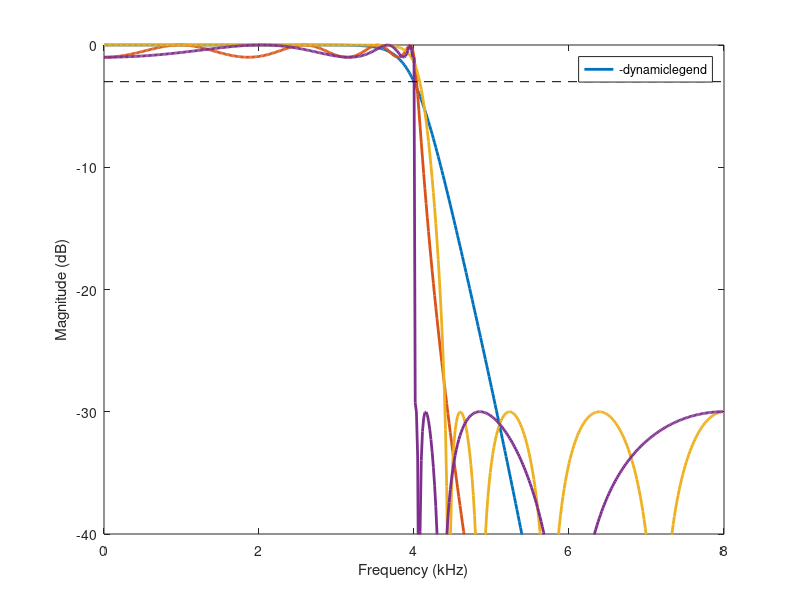
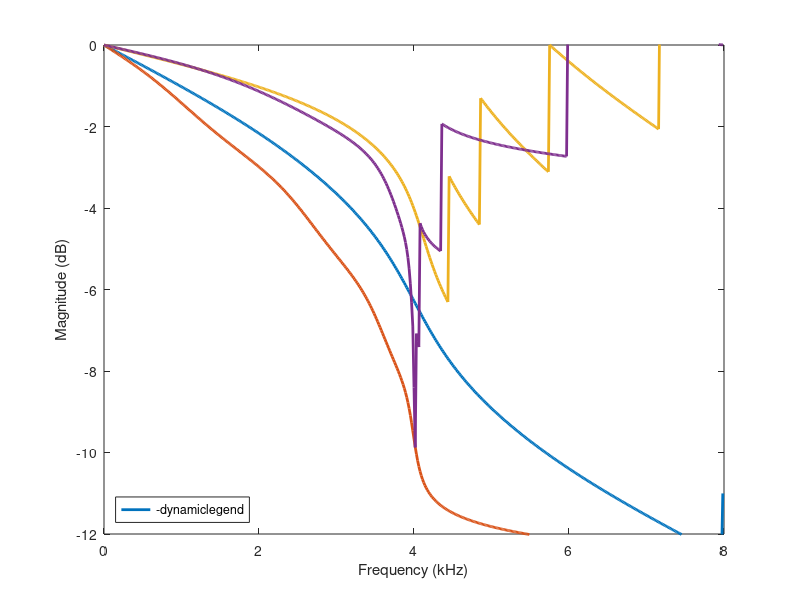
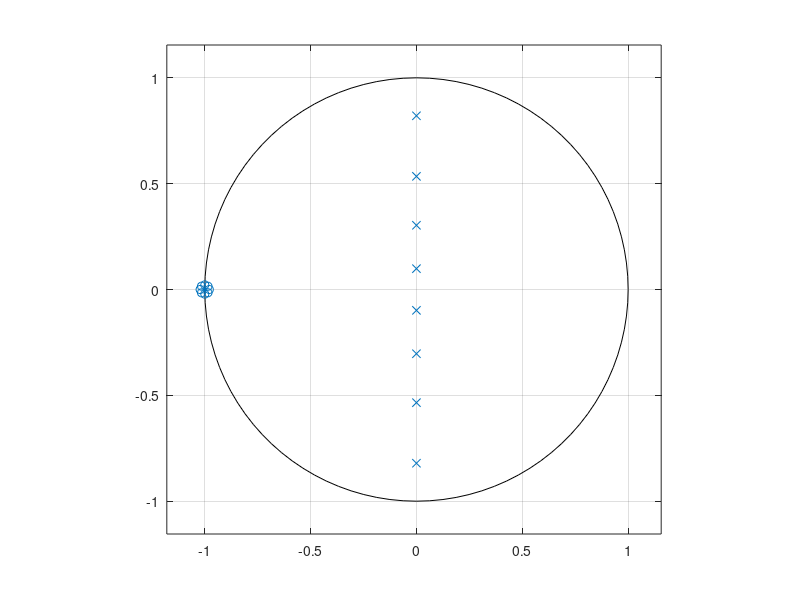
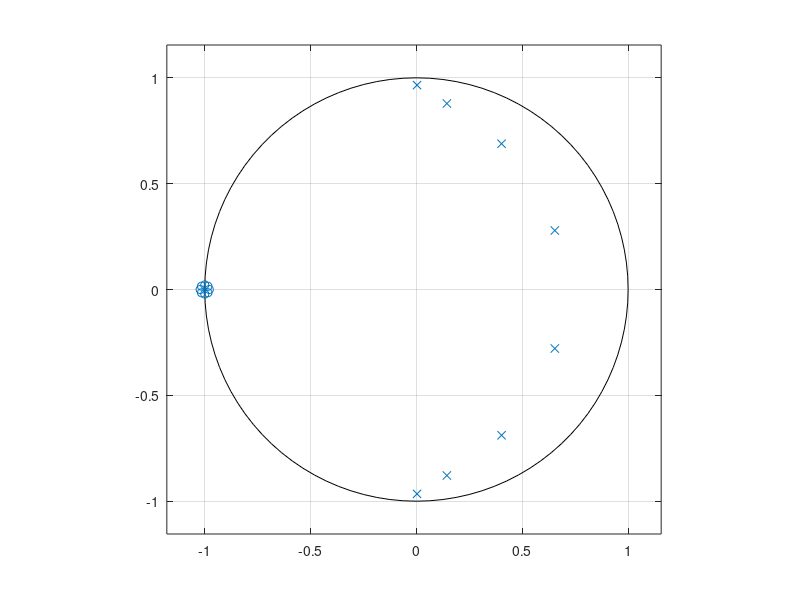

MATLAB code to generate these figures, in order: (Note: this script raises an error after producing the figures.)
%% Comparison of famous filters
clear, clc, close all

%% a) Design filters
N = 8;                      % filter order
wc = pi/2;                  % cutoff frequency wc = 2pi*4/16 = pi/2
Rp = 1;                     % pass-band ripple
ws = 1.1*wc;                % stopband edge frequency to achieve wc = 4 kHz
Rs = 30;                    % stopband attenuation
T = 1/16e3;                 % sampling period

% Design filters
[num_butter, den_butter] = butter(N, wc/pi);
[num_cheby1, den_cheby1] = cheby1(N, Rp, wc/pi);
[num_cheby2, den_cheby2] = cheby2(N, Rs, ws/pi);
[num_ellip, den_ellip] = ellip(N, Rp, Rs, wc/pi);

% Frequency response
[H_butter, w] = freqz(num_butter, den_butter);
H_cheby1 = freqz(num_cheby1, den_cheby1, w);
H_cheby2 = freqz(num_cheby2, den_cheby2, w);
H_ellip = freqz(num_ellip, den_ellip, w);

% Pole-zero
figure, zplane(num_butter, den_butter)
figure, zplane(num_cheby1, den_cheby1)
figure, zplane(num_cheby2, den_cheby2)
figure, zplane(num_ellip, den_ellip)

% Plot results
figure, hold on, box on
plot(w/(2*pi*T)*1e-3, 20*log10(abs(H_butter)),...
    'LineWidth', 2, 'displayName', 'Butterworth')
plot(w/(2*pi*T)*1e-3, 20*log10(abs(H_cheby1)),...
    'LineWidth', 2, 'displayName', 'Chebyshev I')
plot(w/(2*pi*T)*1e-3, 20*log10(abs(H_cheby2)),...
    'LineWidth', 2, 'displayName', 'Chebyshev II')
plot(w/(2*pi*T)*1e-3, 20*log10(abs(H_ellip)),...
'LineWidth', 2, 'displayName', 'Elliptic')
plot([0 1e-3/T], [-3 -3], '--k', 'DisplayName', '-3 dB')
xlabel('Frequency (kHz)')
ylabel('Magnitude (dB)')
axis([0 0.5e-3/T -40 0])
legend('-dynamiclegend')
saveas(gca, '../figs/classic_filters_mag', 'epsc')

figure, hold on, box on
plot(w/(2*pi*T)*1e-3, unwrap(angle(H_butter)),...
    'LineWidth', 2, 'displayName', 'Butterworth')
plot(w/(2*pi*T)*1e-3, unwrap(angle(H_cheby1)),...
    'LineWidth', 2, 'displayName', 'Chebyshev I')
plot(w/(2*pi*T)*1e-3, unwrap(angle(H_cheby2)),...
    'LineWidth', 2, 'displayName', 'Chebyshev II')
plot(w/(2*pi*T)*1e-3, unwrap(angle(H_ellip)),...
    'LineWidth', 2, 'displayName', 'Elliptic')
legend('-dynamiclegend', 'Location', 'SouthWest')
xlabel('Frequency (kHz)')
ylabel('Magnitude (dB)')
axis([0 0.5e-3/T -12 0])
saveas(gca, '../figs/classic_filters_phase', 'epsc')

%% b) Filter speech
% Load speech signal
[x_orig, Fs] = audioread('speech_dft.wav');          % Fs is sampling frequency
T = 1/Fs;                                            % sampling period

% Express 16/22.05 as fraction L/M
[L, M] = rat(16/22.05); % L is the umpsampling factor and M is the downsampling factor
       
%% Upsampling followed by decimation.
% Note that the lowpass filter between the upsampling and downsampling 
% stages must have gain L. However, the lowpass filter prior to 
% downsampling in decimation (and in the decimate function) has gain 1.
% Therefore, we must scale the result by L
% For more details, refer to slide 30 of lecture notes 4.
x = L*decimate(upsample(x_orig, L), M);
Fs = 16e3;  % Sampling rate after upsampling/decimation

y_butter = filter(num_butter, den_butter, x);
y_cheby1 = filter(num_cheby1, den_cheby1, x);
y_cheby2 = filter(num_cheby2, den_cheby2, x);
y_ellip = filter(num_ellip, den_ellip, x);

sound(y_ellip, Fs) % play sound after filtering


